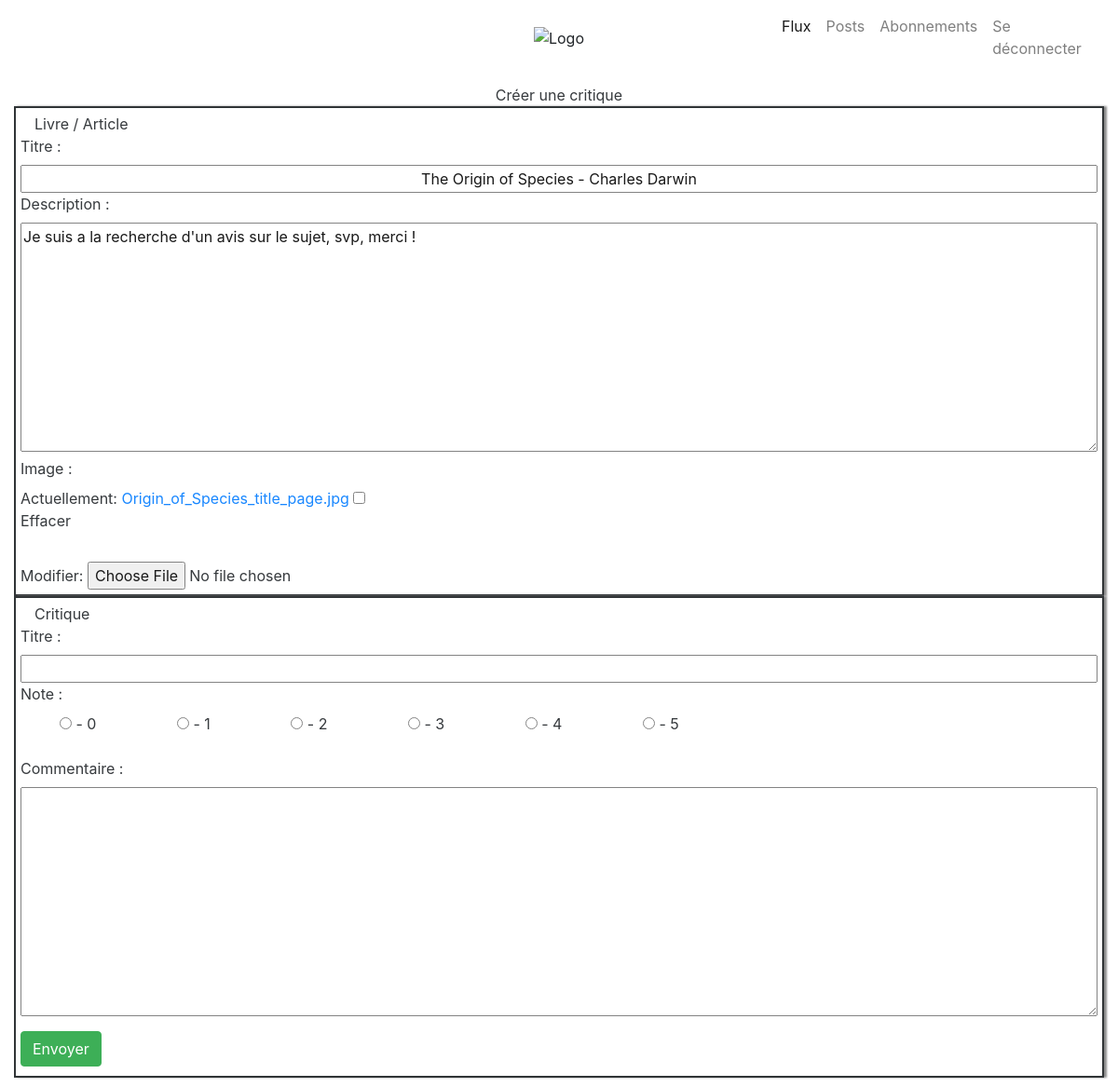
The page /review/reply/1/ (signed in) on the database its author committed.
### review/models.py (models this page shows, shortened)
class TimeStampModel(UserModel):
    time_created = models.DateTimeField(auto_now_add=True)
    class Meta:
        abstract = True

class Ticket(TimeStampModel):
    title = models.CharField('Titre', max_length=128)
    description = models.TextField(max_length=2048, blank=True)
    image = models.ImageField(null=True, blank=True)

### review/views.py (the view, shortened to what this page needs)
# urls.py: path('', include('review.urls')),
@login_required
def review(request, ticket_id=None, review_edit_id=None, review_delete_id=None):
    title_html = ' - Créer une critique'
    if review_delete_id and request.method == 'GET':  # Suppression d'une critique
        get_object_or_404(Review, id=review_delete_id).delete()
        return redirect(index)
    elif ticket_id and request.method == 'POST':  # Création d'une critique en réponse a un ticket
        form_review = ReviewForm(request.POST)
        validate_form(form_review, request, ticket_id)
        return redirect(index)
    elif ticket_id and request.method == 'GET':
        title_html = ' - Créer une critique'
        to_answer = get_object_or_404(Ticket, id=ticket_id)
        form_ticket = TicketForm(instance=to_answer)
        form_review = ReviewForm()
    else:
        form_ticket = TicketForm()
        form_review = ReviewForm()
    context = {'title':       title_html,
               'form_review': form_review,
               'form_ticket': form_ticket
               }
    return render(request, 'review/review.html', context)

### review/forms.py
class ReviewForm(ModelForm):
    class Meta:
        model = Review
        fields = ["headline", "rating", "body"]
        labels = {
                "rating":   "Note",
                "headline": "Titre",
                "body":     "Commentaire",
        }
        widgets = {
                "rating": RadioSelect(
                    choices=((0, "- 0"), (1, "- 1"), (2, "- 2"), (3, "- 3"), (4, "- 4"), (5, "- 5"))),
                "body":   Textarea()
        }
    def __init__(self, *args, **kwargs):
        super().__init__(*args, **kwargs)
        self.fields['rating'].widget.attrs.update({'class': 'special'})

class TicketForm(ModelForm):
    class Meta:
        model = Ticket
        fields = ["title", "description", "image"]
        labels = {
                "title":       "Titre",
                "description": "Description",
                "image":       "Image"
        }

### review/templates/review/review.html (shortened to what this page needs)
{% extends 'review/base.html' %}
{% block navbar %}
    {% include 'review/snippet/nav.html' %}
{% endblock %}
{% block content %}
    <form method="post" enctype="multipart/form-data">
        <div class="container_flux">
            <div class="text-center">Créer une critique</div>
            <div class="container bordure">
                <div class="container">Livre / Article</div>
                {{ form_ticket }}
            </div>
            <div class="container bordure">
                <div class="container">Critique</div>
                {{ form_review }}
            <div class="input_right"><input class=" btn btn-success" type="submit" value="Envoyer"/></div>
            </div>
        </div>
    </form>
{% endblock %}

### review/static/review/css/change.css (style rules this page uses)
label { display: block; }
textarea { text-align: left; }
#id_headline, #id_body, #id_title, #id_description { width: 100%; }
#id_title { text-align: center; }
#filigrame { background: no-repeat center center url("https://www.erbree.fr/wp-content/uploads/2017/11/Bo%C3%AEte-%C3%A0-livre-Image-1024x514.png"); background-attachment: fixed; background-size: initial; }
.input_right { display: block; margin-right: 1em; direction: rtl; margin-top: 10px; margin-bottom: 5px; }
.container { max-width: 1440px; margin: 0 auto; }
.container_flux { display: block; content: ""; margin-top: 10px; margin-bottom: 10px; box-shadow: #0a53be; background: white; opacity: 0.9; }
.bordure { padding: 5px; border-style: solid; border-width: 2px; border-color: #1a1e21; box-shadow: 3px 0 2px gray; }
ul#id_rating { list-style-type: none; }
ul#id_rating > li { display: inline-block; text-align: left; margin-left: 2px; padding-left: 5rem; }
ul#id_rating > li:first-child { padding-left: 0; }

### rows shown on the page
Ticket: title "The Origin of Species - Charles Darwin", description "Je suis a la recherche d'un avis sur le sujet, svp, merci !"
